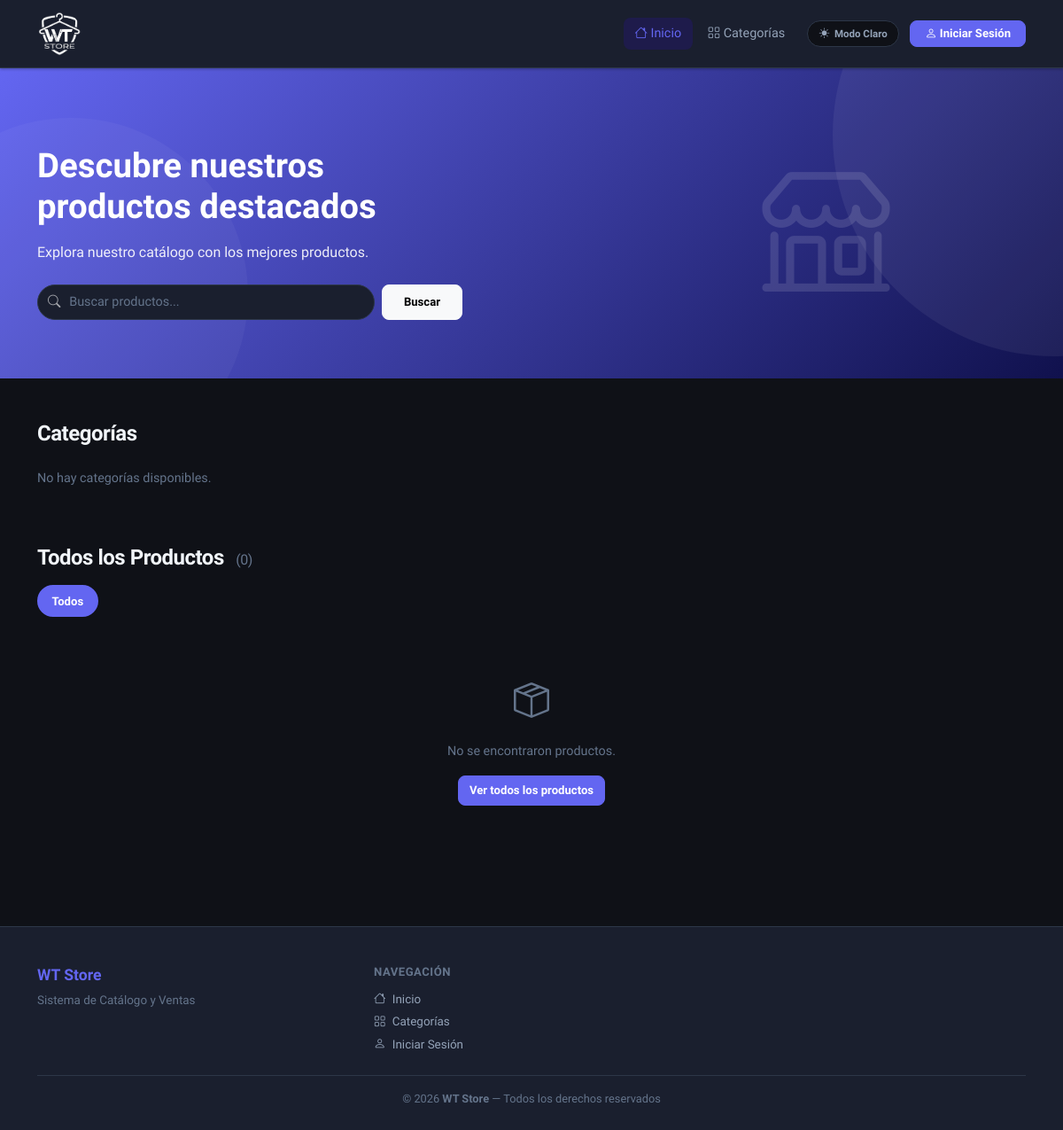
Before: / with the older database file.
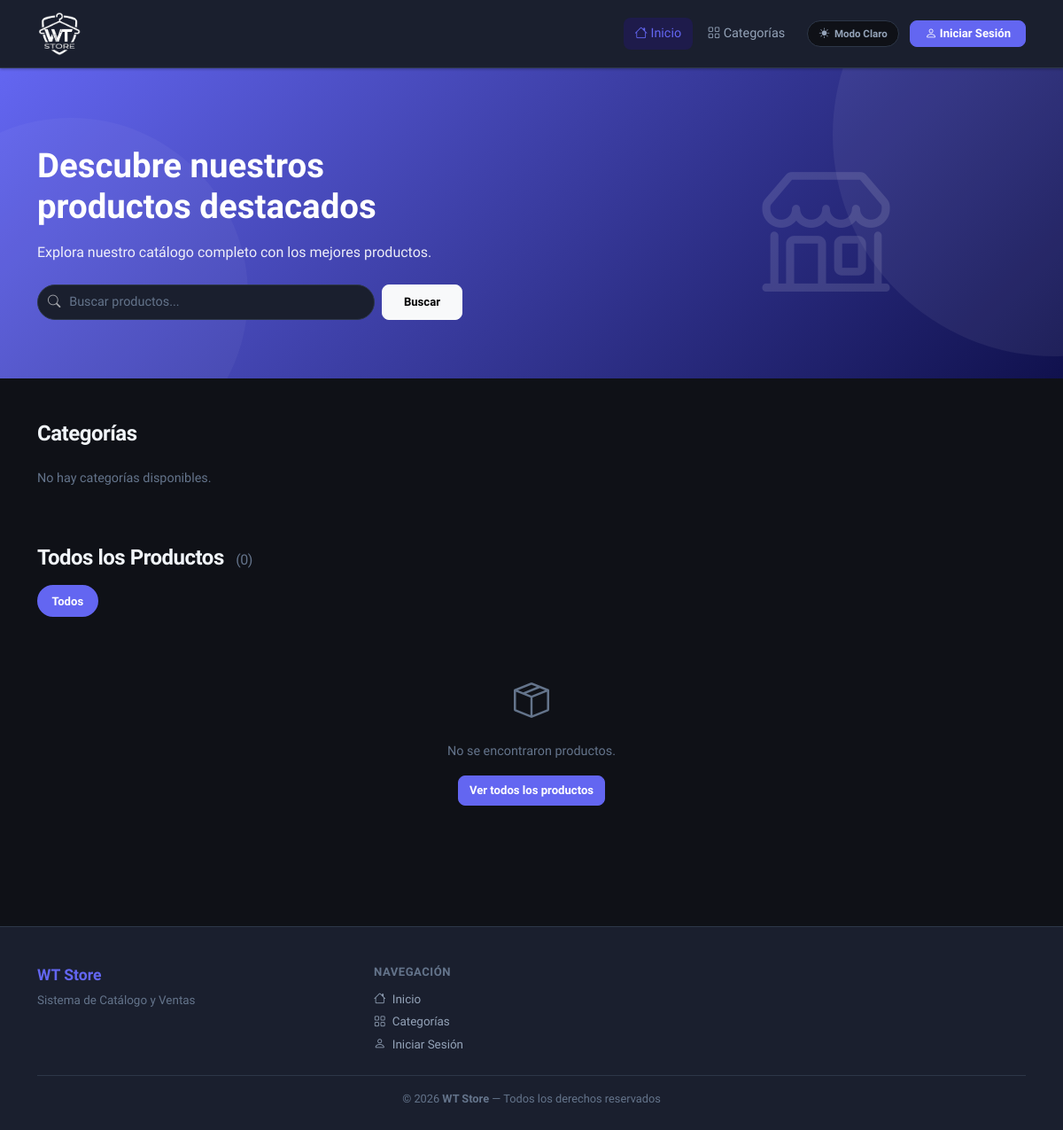
After: the same page with the newer database file.
### tables this page shows
CREATE TABLE IF NOT EXISTS configuracion_sitio (
  clave  VARCHAR(80)  NOT NULL PRIMARY KEY,
  valor  TEXT         NOT NULL DEFAULT '',
  label  VARCHAR(150) NOT NULL DEFAULT '',
  tipo   ENUM('text','textarea','boolean','color') NOT NULL DEFAULT 'text'
);

### config/database.php (called while the page is built, shortened)
<?php
class Database {
    private static $instance = null;
    private $connection;
    private function __construct() {
        $this->connection = new mysqli(DB_HOST, DB_USER, DB_PASS, DB_NAME);
        $this->connection->set_charset('utf8mb4');
    }
    public static function getInstance() {
        if (self::$instance === null) {
            self::$instance = new self();
        }
        return self::$instance;
    }
    public function query($sql) {
        return $this->connection->query($sql);
    }
    public function prepare($sql) {
        return $this->connection->prepare($sql);
    }
}

### models/Configuracion.php (called while the page is built, shortened)
<?php
require_once __DIR__ . '/../config/database.php';
class Configuracion {
    private $db;
    public function __construct() { $this->db = Database::getInstance(); }
    public function get($clave, $default = '') {
        $stmt = $this->db->prepare("SELECT valor FROM configuracion_sitio WHERE clave = ?");
        $stmt->bind_param("s", $clave);
        $stmt->execute();
        $row = $stmt->get_result()->fetch_assoc();
        return $row ? $row['valor'] : $default;
    }
}

### models/Producto.php (called while the page is built, shortened)
<?php
require_once __DIR__ . '/../config/database.php';
class Producto {
    private $db;
    public function __construct() { $this->db = Database::getInstance(); }
    public function getAll($soloActivos = false, $categoriaId = null) {
        $where = [];
        if ($soloActivos) $where[] = "p.estado = 1";
        $sql = "SELECT p.*, c.nombre AS categoria_nombre,
                (SELECT ruta_imagen FROM producto_imagenes WHERE producto_id=p.id ORDER BY orden ASC LIMIT 1) AS imagen_principal,
                (COALESCE(p.stock_docenas,0)*COALESCE(p.unidades_por_docena,12) + COALESCE(p.stock_unidades,0)) AS stock_total
                FROM productos p LEFT JOIN categorias c ON c.id=p.categoria_id"
             . (count($where) ? " WHERE ".implode(" AND ",$where) : "")
             . " ORDER BY p.fecha_creacion DESC";
        $r = $this->db->query($sql);
        return $r ? $r->fetch_all(MYSQLI_ASSOC) : [];
    }
}

### index.php (the view, shortened to what the changed rows need)
<?php
require_once __DIR__ . '/config/database.php';
require_once __DIR__ . '/models/Producto.php';
require_once __DIR__ . '/models/Configuracion.php';
$prodModel     = new Producto();
$catModel      = new Categoria();
$configModel   = new Configuracion();
$categorias    = $catModel->getAll(true);
$banners       = $configModel->getBanners(true);
$descHero      = $configModel->get('descripcion_hero','Explora nuestro catálogo con los mejores productos.');
$busqueda    = trim($_GET['q']         ?? '');
$categoriaId = intval($_GET['categoria'] ?? 0);
$productos = $busqueda
    ? $prodModel->search($busqueda)
    : $prodModel->getAll(true, $categoriaId ?: null);
$BURL = BASE_URL . '/uploads/banners/';
include __DIR__ . '/views/partials/header_public.php';
?>
<?php if (!empty($banners)): ?>
<div id="heroBannerCarousel" class="carousel slide carousel-fade" data-bs-ride="carousel" data-bs-interval="5000">
  <?php if (count($banners) > 1): ?>
  <div class="carousel-indicators">
    <?php foreach ($banners as $i => $b): ?>
    <button type="button" data-bs-target="#heroBannerCarousel" data-bs-slide-to="<?= $i ?>"
            <?= $i===0?'class="active" aria-current="true"':'' ?>
            aria-label="Banner <?= $i+1 ?>"></button>
    <?php endforeach; ?>
  </div>
  <?php endif; ?>
  <div class="carousel-inner">
    <?php foreach ($banners as $i => $b): ?>
    <div class="carousel-item <?= $i===0?'active':'' ?>">
      <?php if ($b['imagen']): ?>
        <div class="carousel-bg" style="background-image:url('<?= $BURL.htmlspecialchars(basename($b['imagen'])) ?>')"></div>
      <?php else: ?>
        <div class="carousel-bg" style="background:linear-gradient(135deg,var(--accent) 0%,#10114d 100%)"></div>
      <?php endif; ?>
      <div class="carousel-overlay"></div>
      <div class="carousel-caption-custom">
        <?php if ($b['titulo']||$b['subtitulo']): ?>
        <div class="container">
          <?php if ($b['titulo']): ?>
          <h2 class="carousel-title animate__fadeInUp"><?= htmlspecialchars($b['titulo']) ?></h2>
          <?php endif; ?>
          <?php if ($b['subtitulo']): ?>
          <p class="carousel-subtitle"><?= htmlspecialchars($b['subtitulo']) ?></p>
          <?php endif; ?>
          <?php if ($b['enlace']): ?>
          <a href="<?= htmlspecialchars($b['enlace']) ?>" class="btn btn-light fw-bold px-4 mt-2">
            Ver más <i class="bi bi-arrow-right ms-1"></i>
          </a>
          <?php endif; ?>
        </div>
        <?php endif; ?>
      </div>
    </div>
    <?php endforeach; ?>
  </div>
  <?php if (count($banners) > 1): ?>
  <button class="carousel-control-prev" type="button" data-bs-target="#heroBannerCarousel" data-bs-slide="prev">
    <span class="carousel-control-prev-icon"></span><span class="visually-hidden">Anterior</span>
  </button>
  <button class="carousel-control-next" type="button" data-bs-target="#heroBannerCarousel" data-bs-slide="next">
    <span class="carousel-control-next-icon"></span><span class="visually-hidden">Siguiente</span>
  </button>
  <?php endif; ?>
  <div class="carousel-search-overlay">
    <div class="container">
      <form method="GET" class="carousel-search-form">
        <?php if ($categoriaId): ?>
        <input type="hidden" name="categoria" value="<?= $categoriaId ?>">
        <?php endif; ?>
        <div class="carousel-search-inner">
          <i class="bi bi-search carousel-search-icon"></i>
          <input type="text" name="q" class="carousel-search-input"
                 placeholder="Buscar productos..."
                 value="<?= htmlspecialchars($busqueda) ?>">
          <button type="submit" class="carousel-search-btn">Buscar</button>
        </div>
      </form>
    </div>
  </div>
</div>
<?php else: ?>
<section class="hero-section">
  <div class="container position-relative" style="z-index:2;">
    <div class="row align-items-center">
      <div class="col-lg-7">
        <h1>Descubre nuestros<br>productos destacados</h1>
        <p class="mt-3 mb-4"><?= htmlspecialchars($descHero) ?></p>
        <form method="GET" class="d-flex gap-2" style="max-width:480px;">
          <div class="search-bar flex-grow-1">
            <input type="text" name="q" class="form-control form-control-lg"
                   style="padding-left:2.5rem;background:rgba(255,255,255,.18);border-color:rgba(255,255,255,.35);color:white;"
                   placeholder="Buscar productos..."
                   value="<?= htmlspecialchars($busqueda) ?>">
          </div>
          <button type="submit" class="btn btn-light btn-lg fw-bold px-4">Buscar</button>
        </form>
      </div>
      <div class="col-lg-5 text-center d-none d-lg-block">
        <i class="bi bi-shop" style="font-size:9rem;opacity:.12;color:#fff;"></i>
      </div>
    </div>
  </div>
</section>
<?php endif; ?>
<section class="py-4 py-md-5" id="categorias">
  <div class="container">
    <h2 class="section-title mb-4">Categorías</h2>
  </div>
</section>
<section class="pb-5">
  <div class="container">
    <div class="d-flex align-items-center justify-content-between mb-3 flex-wrap gap-2">
      <h2 class="section-title mb-0">
        <?php if ($busqueda): ?>
          Resultados para <em style="color:var(--accent);">"<?= htmlspecialchars($busqueda) ?>"</em>
        <?php elseif ($categoriaId && !empty($categorias)): ?>
          <?php foreach ($categorias as $c): if ($c['id']==$categoriaId): ?>
            <?= htmlspecialchars($c['nombre']) ?>
          <?php endif; endforeach; ?>
        <?php else: ?>
          Todos los Productos
        <?php endif; ?>
        <span style="font-size:1rem;font-weight:500;color:var(--text-muted);margin-left:.5rem;">
          (<?= count($productos) ?>)
        </span>
      </h2>
    </div>
  </div>
</section>
<?php include __DIR__ . '/views/partials/footer_public.php'; ?>

### views/partials/footer_public.php (shortened to what the changed rows need)
<?php
require_once __DIR__ . '/../../models/Configuracion.php';
$_cfg       = new Configuracion();
$_nombre    = $_cfg->get('nombre_tienda','WT Store');
$_footer    = $_cfg->get('footer_texto','Sistema de Catálogo y Ventas');
?>
<footer class="site-footer">
  <div class="container">
    <div class="row g-4">
      <div class="col-12 col-md-6 col-lg-4">
        <div class="site-footer-brand"><?= htmlspecialchars($_nombre) ?></div>
        <div class="site-footer-text"><?= htmlspecialchars($_footer) ?></div>
      </div>
    </div>
    <div class="site-footer-bottom">
      &copy; <?= date('Y') ?> <strong><?= htmlspecialchars($_nombre) ?></strong> — Todos los derechos reservados
    </div>
  </div>
</footer>
</body>
</html>

Changed rows visible on the page:
added configuracion_sitio: valor "Explora nuestro catálogo completo con los mejores productos."
added configuracion_sitio: valor "WT Store"
added configuracion_sitio: valor "Sistema de Catálogo y Ventas"
Other visible differences:
$descHero: "Explora nuestro catálogo con los mejores productos." → (not shown)
$_nombre: "WT Store" → (not shown)
$_footer: "Sistema de Catálogo y Ventas" → (not shown)
